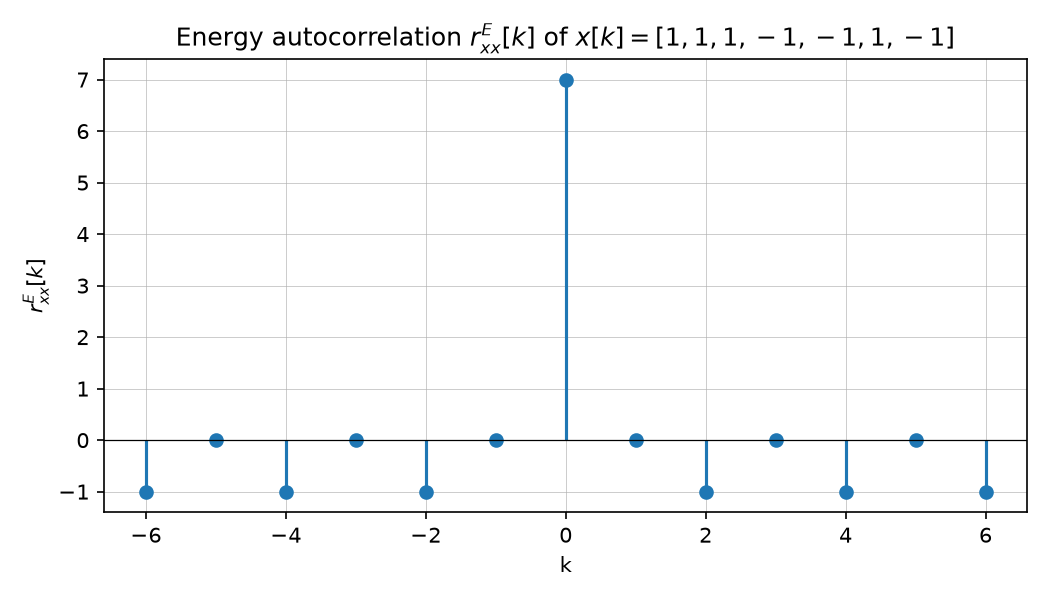

This figure's Python source:
"""Plot the energy autocorrelation of x[k] = [1,1,1,-1,-1,1,-1] from signals_1.pdf p.16.

Generates wiki/assets/plots/discrete_autocorrelation_example.png.
"""
import numpy as np
import matplotlib.pyplot as plt

x = np.array([1, 1, 1, -1, -1, 1, -1])
full = np.correlate(x, x, mode="full")
lags = np.arange(-(len(x) - 1), len(x))

fig, ax = plt.subplots(figsize=(7, 4))
ax.stem(lags, full, basefmt=" ")
ax.set_title(r"Energy autocorrelation $r_{xx}^{E}[k]$ of $x[k]=[1,1,1,-1,-1,1,-1]$")
ax.set_xlabel("k")
ax.set_ylabel(r"$r_{xx}^{E}[k]$")
ax.axhline(0, color="black", linewidth=0.6)
ax.grid(True, linewidth=0.3)

fig.tight_layout()
fig.savefig("wiki/assets/plots/discrete_autocorrelation_example.png", dpi=150)
print("saved")
